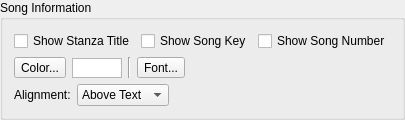
    <widget class="QGroupBox" name="groupBoxSongInfo">
     <property name="title">
      <string>Song Information</string>
     </property>
     <layout class="QVBoxLayout" name="verticalLayout">
      <item>
       <layout class="QHBoxLayout" name="horizontalLayout_6">
        <item>
         <widget class="QCheckBox" name="checkBoxStanzaTitle">
          <property name="text">
           <string>Show Stanza Title</string>
          </property>
         </widget>
        </item>
        <item>
         <widget class="QCheckBox" name="checkBoxSongKey">
          <property name="text">
           <string>Show Song Key</string>
          </property>
         </widget>
        </item>
        <item>
         <widget class="QCheckBox" name="checkBoxSongNumber">
          <property name="text">
           <string>Show Song Number</string>
          </property>
         </widget>
        </item>
       </layout>
      </item>
      <item>
       <layout class="QHBoxLayout" name="horizontalLayout_5">
        <item>
         <widget class="QToolButton" name="toolButtonInfoColor">
          <property name="text">
           <string>Color...</string>
          </property>
         </widget>
        </item>
        <item>
         <widget class="QGraphicsView" name="graphicViewInfoColor">
          <property name="sizePolicy">
           <sizepolicy hsizetype="Minimum" vsizetype="Fixed">
            <horstretch>0</horstretch>
            <verstretch>0</verstretch>
           </sizepolicy>
          </property>
          <property name="minimumSize">
           <size>
            <width>50</width>
            <height>20</height>
           </size>
          </property>
          <property name="maximumSize">
           <size>
            <width>50</width>
            <height>19</height>
           </size>
          </property>
         </widget>
        </item>
        <item>
         <widget class="Line" name="line_5">
          <property name="orientation">
           <enum>Qt::Vertical</enum>
          </property>
         </widget>
        </item>
        <item>
         <widget class="QToolButton" name="toolButtonInfoFont">
          <property name="text">
           <string>Font...</string>
          </property>
         </widget>
        </item>
        <item>
         <widget class="QLabel" name="labelInfoFont">
          <property name="text">
           <string/>
          </property>
         </widget>
        </item>
       </layout>
      </item>
      <item>
       <layout class="QHBoxLayout" name="horizontalLayout_19">
        <item>
         <widget class="QLabel" name="labelInfoAlign">
          <property name="text">
           <string>Alignment:</string>
          </property>
         </widget>
        </item>
        <item>
         <widget class="QComboBox" name="comboBoxInfoAlign">
          <item>
           <property name="text">
            <string>Above Text</string>
           </property>
          </item>
          <item>
           <property name="text">
            <string>Below Text</string>
           </property>
          </item>
         </widget>
        </item>
        <item>
         <spacer name="horizontalSpacer_3">
          <property name="orientation">
           <enum>Qt::Horizontal</enum>
          </property>
          <property name="sizeHint" stdset="0">
           <size>
            <width>40</width>
            <height>20</height>
           </size>
          </property>
         </spacer>
        </item>
       </layout>
      </item>
     </layout>
    </widget>
